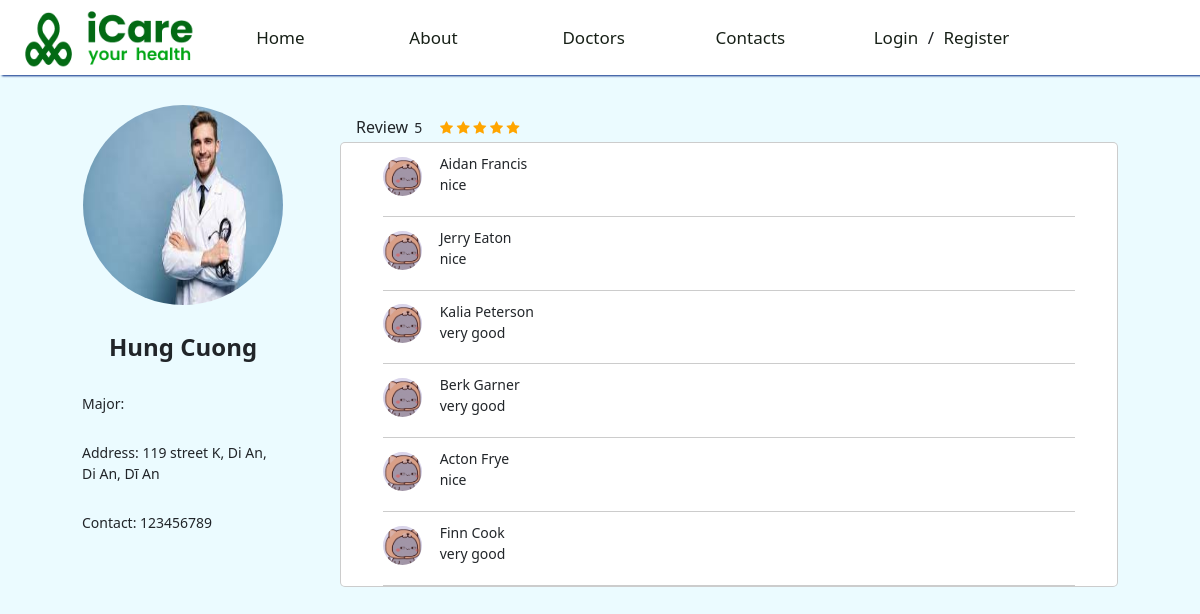
Page /index.php?page=detail&id=1 on the committed database.
### tables this page shows
CREATE TABLE doctor
(
    doc_name VARCHAR(50) NOT NULL,
    clinic_number VARCHAR(50),
    doc_id INT NOT NULL,
    street VARCHAR(50),
    ward VARCHAR(50),
    district VARCHAR(50),
    city VARCHAR(50),
    image_url VARCHAR(200),
    description VARCHAR(500),
    star_reviews FLOAT NOT NULL,
    phone_number VARCHAR(50),
    PRIMARY KEY (doc_id)
);

CREATE TABLE patient2doctor
(
    patient_review VARCHAR(150),
    doctor_answer VARCHAR(150),
    date_registered DATE NOT NULL,
    patient_star INT,
    request_status CHAR(1) NOT NULL,
    initial_condition VARCHAR(250),
    meeting_date DATE NOT NULL,
    meeting_id INT NOT NULL auto_increment,
    doc_id INT NOT NULL,
    patient_id INT NOT NULL,
    PRIMARY KEY (meeting_id),
    FOREIGN KEY (doc_id) REFERENCES doctor(doc_id),
    FOREIGN KEY (patient_id) REFERENCES patient(patient_id)
);

CREATE TABLE patient
(
    patient_name VARCHAR(50) NOT NULL,
    patient_id INT NOT NULL auto_increment,
    nic_number VARCHAR(20) NOT NULL,
    age INT,
    house_number VARCHAR(50),
    street VARCHAR(50),
    ward VARCHAR(50),
    district VARCHAR(50),
    city VARCHAR(50),
    image_url VARCHAR(200),
    PRIMARY KEY (patient_id),
    UNIQUE (nic_number)
);

### views/detail-components/review.php (the view)
<?php
include "./services/connection.php";
$id = $_GET['id'];
?>
<div class="review">
    <?php
        $sql = "SELECT star_reviews FROM doctor WHERE doc_id = $id";
        $result = mysqli_query($conn, $sql);
        while ($row = mysqli_fetch_assoc($result)){
            $stars = round($row['star_reviews']);
        }
    ?>
    <h4>Review <span class="review-rating"><?php echo $stars ?></span></h4>
    <div class="review-star">
        <?php for ($x = 0; $x < 5; $x++) {
            if($stars > 0){
        ?>
                <span class="fa fa-star checked"></span>
            <?php } else { ?>
                <span class="fa fa-star"></span>
        <?php } $stars = $stars - 1; } ?>
    </div>
    <div class="review-part">
        <?php
        $sql = "call getRecentReviews($id)";
        $result = mysqli_query($conn, $sql);
        while ($row = mysqli_fetch_assoc($result)) {
        ?>
            <div class="reviewer">
                <img class="reviewer-img" src="./assets/img/user/<?php echo $row['image_url'] ?>" alt="">
                <div>
                    <div class="reviewer-name"><?php echo $row['patient_name'] ?></div>
                    <div class="reviewer-comment"><?php echo $row['patient_review'] ?></div>
                </div>
            </div>
        <?php } ?>
    </div>
</div>

### views/detail-components/detail-info-card.php (shortened to what this page needs)
<?php
include "./services/connection.php";
?>
<?php
    $name = "";
    $image_url = "";
    $address = "";
    if(isset($_GET['id']))
        $id = $_GET['id'];
    $sql1 = "CALL getDoctorDetails($id);";
    $record = mysqli_query($conn, $sql1);
    while ($user_info = mysqli_fetch_assoc($record)) {
        $address = $user_info['clinic_number'] . " street " . $user_info['street'] . ", " . $user_info['ward'] . ", " . $user_info['district'] . ", " . $user_info['city'];
        $name = $user_info['doc_name'];
        $image_url = $user_info['image_url'];
        $contact = $user_info['phone_number'];
    }
?>
<div class="user-card">
    <div class="user-image-card">
        <img class="user-image" src="./assets/img/user/<?php echo $image_url ?>" alt="">
    </div>
    <div>
        <div class="user-name"><?php echo $name ?></div>
        <div class='user-info'>Major: <span class='info'></div>
        <div class="user-info">Address: <span class="info"><?php echo $address ?></span></div>
        <div class="user-info">Contact: <span class="info"><?php echo $contact ?></span></div>
    </div>
</div>

### assets/css/base.css (style rules this page uses)
:root { --primary-color: #012884; --primary-text-color: #016A14; --white-color: #fff; --black-color: #000; --text-color: #7a7a7a; --black-text-color: #172017; --border-color: #dbdbdb; --background-color: #ebfbff; --header-height: 75px; --header-height-responsive: 120px; }
* { box-sizing: inherit; }
html { font-size: 62.5%; line-height: 1.6rem; font-family: "Roboto", sans-serif; box-sizing: border-box; -webkit-box-sizing: border-box; -moz-box-sizing: border-box; background-color: var(--background-color); }
body { background-color: var(--background-color); background-repeat: no-repeat; background-attachment: fixed; background-position: top center; color: var(--black-text-color); -webkit-font-smoothing: antialiased; font-smooth: antialiased; -moz-osx-font-smoothing: grayscale; }

### assets/css/profile/user-info-card.css (style rules this page uses)
.user-card { background-color: none; text-align: center; margin-left: 3em; margin-top: 3em; }
.user-image-card { margin: 0; padding: 0; }
.user-image { width: 280px; height: 280px; border-radius: 50%; }
.user-name { font-size: 24px; font-weight: 700; margin-top: 1em; }
.user-info { font-size: 14px; text-align: start; margin: 2em 2em; font-weight: 500; }
.info { font-weight: 400; }
@media (max-width: 1400px) { .user-image { width: 200px; height: 200px; } }

### assets/css/profile/profile-page.css (style rules this page uses)
body { background-color: #ebfbff; }

### assets/css/profile/review.css (style rules this page uses)
.review { margin-top: 3em; margin-left: 2em; font-size: 14px; width: 90%; }
.review > h4 { font-size: 16px; margin-left: 1em; display: inline-block; }
.review-rating { margin-left: 2px; font-size: 14px; font-weight: 400; }
.review-star { display: inline-block; margin-left: 1em; }
.review-part { background-color: white; border: 1px solid rgba(0, 0, 0, 0.2); border-radius: 5px; }
.reviewer { margin-right: 3em; margin-left: 3em; border-bottom: 1px solid rgba(0, 0, 0, 0.2); padding-top: 10px; }
.reviewer > div { display: inline-block; }
.checked { color: orange; }
.reviewer-img { width: 39px; height: 39px; border-radius: 50%; background-color: none; margin-right: 1em; display: inline-block; margin-bottom: 20px; }
.reviewer-name { display: inline-block; }

### rows in the picture
doctor: image_url (picture), doc_name "Hung Cuong", address "119 street K, Di An, Di An, Dĩ An", phone_number "123456789", star_reviews "5"
patient2doctor: patient.image_url (picture), patient.patient_name "Aidan Francis", patient_review "nice"
patient2doctor: patient.image_url (picture), patient.patient_name "Jerry Eaton", patient_review "nice"
patient2doctor: patient.image_url (picture), patient.patient_name "Kalia Peterson", patient_review "very good"
patient2doctor: patient.image_url (picture), patient.patient_name "Berk Garner", patient_review "very good"
patient2doctor: patient.image_url (picture), patient.patient_name "Acton Frye", patient_review "nice"
patient2doctor: patient.image_url (picture), patient.patient_name "Finn Cook", patient_review "very good"
